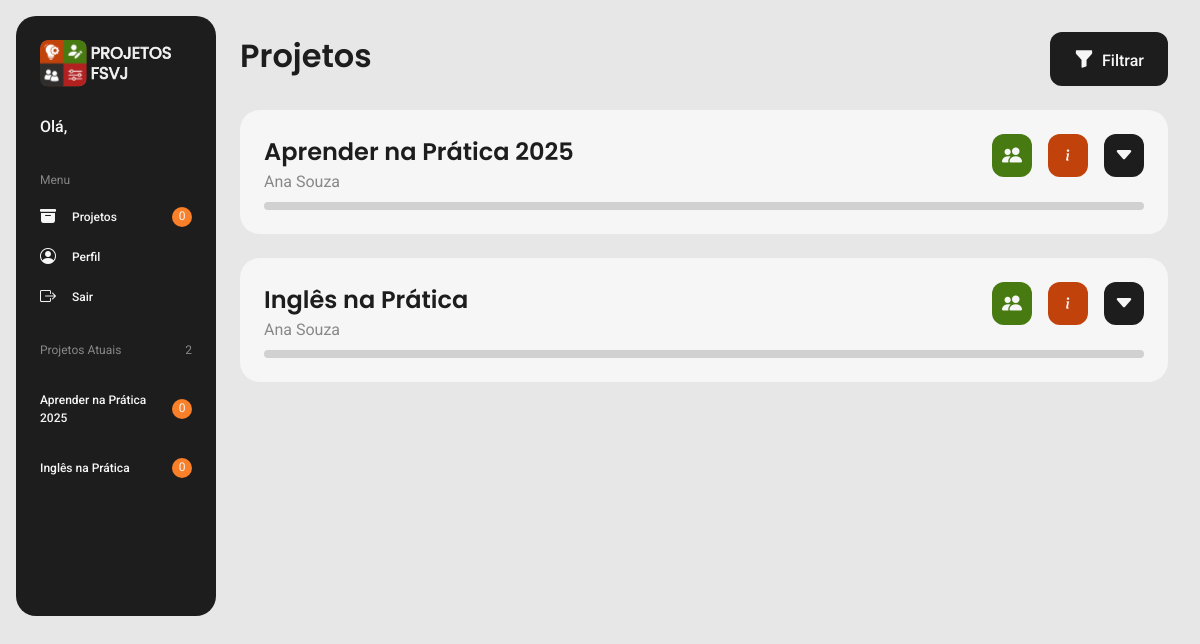
/src/pages/projetos/projetos.php, run on the app's committed database.
### tables this page shows
CREATE TABLE `projetos` (
  `ID_PROJETO` int(11) NOT NULL,
  `NOME` varchar(50) NOT NULL,
  `ESCOPO` mediumtext DEFAULT NULL,
  `DATA_INICIO` date NOT NULL,
  `DATA_TERMINO` date NOT NULL,
  `CRIADO_EM` date DEFAULT curdate(),
  `ID_LOCAL` int(11) DEFAULT NULL,
  `ID_DIRETOR` int(11) NOT NULL,
  `ID_COORDENADOR` int(11) NOT NULL
);

CREATE TABLE `usuarios` (
  `ID_USUARIO` int(11) NOT NULL,
  `NOME` varchar(50) NOT NULL,
  `EMAIL` varchar(50) NOT NULL,
  `SENHA` varchar(50) NOT NULL,
  `HIERARQUIA` enum('DIRETOR','COORDENADOR','VOLUNTÁRIO') NOT NULL,
  `CRIADO_EM` date DEFAULT curdate(),
  `EXCLUIDO` varchar(1) DEFAULT 'N'
);

CREATE TABLE `fases` (
  `ID_FASE` int(11) NOT NULL,
  `NOME` varchar(50) NOT NULL,
  `ESCOPO` mediumtext DEFAULT NULL,
  `ESTADO` enum('NÃO INICIADA','EM ANDAMENTO','CONCLUÍDA') DEFAULT 'NÃO INICIADA',
  `DATA_INICIO` date NOT NULL,
  `DATA_TERMINO` date NOT NULL,
  `ID_PROJETO` int(11) NOT NULL
);

### src/components/navbar.php (shortened to what this page needs)
<?php
    $sql = "SELECT * FROM USUARIOS U WHERE U.ID_USUARIO = '$id_usuario'";
    $query_usuario = $mysqli -> query($sql);
    $row_usuario = $query_usuario -> fetch_assoc();
    $hierarquia = $row_usuario["HIERARQUIA"];
    $nome_usuario = $row_usuario["NOME"];
    $sql = "SELECT * FROM TAREFAS T INNER JOIN USUARIOS_TAREFAS UT ON T.ID_TAREFA = UT.ID_TAREFA INNER JOIN FASES F ON T.ID_FASE = F.ID_FASE INNER JOIN PROJETOS P ON F.ID_PROJETO = P.ID_PROJETO WHERE UT.ID_USUARIO = '$id_usuario' AND P.DATA_INICIO <= CURRENT_DATE() AND P.DATA_TERMINO >= CURRENT_DATE()";
    $query_tarefas_atuais = $mysqli -> query($sql);
    $quantidade_tarefas_atuais = $query_tarefas_atuais -> num_rows;
?>
<nav class="nav-container">
    <section class="nav-logo">
        <img class="logo" src="../../assets/images/logo_menu.svg" alt="Logo do software">
    </section>
    <div class="mensagem-usuario">
        <p><?php echo "Olá, ".$nome_usuario; ?></p>
    </div>
    <section class="nav-menu">
        <h2>Menu</h2>
        <ul>
            <li>
                <div class="nav-menu-item">
                    <a href="../projetos/projetos.php?id_usuario=<?php echo $id_usuario; ?>"><i class="bi bi-archive-fill"></i>Projetos</a>
                    <?php if ($hierarquia != "DIRETOR") {echo '<div><span>'.$quantidade_tarefas_atuais.'</span></div>';} ?>
                </div>
            </li>
            <li><a href="../perfil/perfil.php?id_usuario=<?php echo $id_usuario; ?>"><i class="bi bi-person-circle"></i>Perfil</a></li>
            <li><a href="../../../index.php"><i class="bi bi-box-arrow-right"></i>Sair</a></li>
        </ul>
    </section>
    <section class="nav-projetos">
        <h2>Projetos Atuais</h2>
        <?php
            if ($hierarquia == "VOLUNTÁRIO") {
                $sql = "SELECT DISTINCT P.ID_PROJETO, P.NOME FROM PROJETOS P INNER JOIN USUARIOS_PROJETOS UP ON P.ID_PROJETO = UP.ID_PROJETO WHERE UP.ID_USUARIO = '$id_usuario' AND P.DATA_INICIO <= CURRENT_DATE() AND P.DATA_TERMINO >= CURRENT_DATE()";
                $query_projetos_atuais = $mysqli -> query($sql);
                $quantidade_projetos_atuais = $query_projetos_atuais -> num_rows;
            }
            else {
                $sql = "SELECT DISTINCT P.ID_PROJETO, P.NOME FROM PROJETOS P WHERE P.DATA_INICIO <= CURRENT_DATE() AND P.DATA_TERMINO >= CURRENT_DATE()";
                $query_projetos_atuais = $mysqli -> query($sql);
                $quantidade_projetos_atuais = $query_projetos_atuais -> num_rows;
            }
        ?>
        <span><?php echo $quantidade_projetos_atuais;?></span>
        <ul>
            <?php
                while($row_projetos_atuais = $query_projetos_atuais -> fetch_assoc()) {
                    $id_projeto = $row_projetos_atuais["ID_PROJETO"];
                    $nome_projeto = $row_projetos_atuais["NOME"];
                    $sql = "SELECT * FROM TAREFAS T INNER JOIN USUARIOS_TAREFAS UT ON T.ID_TAREFA = UT.ID_TAREFA INNER JOIN FASES F ON T.ID_FASE = F.ID_FASE INNER JOIN PROJETOS P ON F.ID_PROJETO = P.ID_PROJETO WHERE UT.ID_USUARIO = '$id_usuario' AND P.ID_PROJETO = '$id_projeto' AND P.DATA_INICIO <= CURRENT_DATE() AND P.DATA_TERMINO >= CURRENT_DATE()";
                    $query_tarefas_atuais = $mysqli -> query($sql);
                    $quantidade_tarefas_atuais = $query_tarefas_atuais -> num_rows;
                    echo '<li><div class="nav-projetos-item"><p class="nome-projeto">'.$nome_projeto.'</p>'.($hierarquia == "DIRETOR" ? '' : '<div><span>'.$quantidade_tarefas_atuais.'</span></div>').'</div></li>';
                }
            ?>
        </ul>
    </section>
</nav>

### src/components/projeto.php (shortened to what this page needs)
<?php
    if ($hierarquia == "VOLUNTÁRIO") {
        $sql = "SELECT P.ID_PROJETO, P.ID_COORDENADOR, P.NOME FROM PROJETOS P INNER JOIN USUARIOS_PROJETOS UP ON P.ID_PROJETO = UP.ID_PROJETO WHERE UP.ID_USUARIO = '$id_usuario' AND P.DATA_INICIO <= CURRENT_DATE() AND P.DATA_TERMINO >= CURRENT_DATE()";
        $query_projeto = $mysqli -> query($sql);
    }
    else {
        $sql = "SELECT * FROM PROJETOS P";
        $query_projeto = $mysqli -> query($sql);
    }
    while ($row_projeto = $query_projeto -> fetch_assoc()) {
        $id_projeto = $row_projeto["ID_PROJETO"];
        $id_coordenador = $row_projeto["ID_COORDENADOR"];
        $nome_projeto = $row_projeto["NOME"];
        $sql = "SELECT * FROM USUARIOS U WHERE U.ID_USUARIO = '$id_coordenador'";
        $query_coordenador = $mysqli -> query($sql);
        $row_coordenador = $query_coordenador -> fetch_assoc();
        $nome_coordenador = $row_coordenador["NOME"];
        echo '
            <section id="projeto'.$id_projeto.'" class="projeto-container">
                <div class="projeto-header">
                    <div class="titulo-projeto">
                        <h2>'.$nome_projeto.'</h2>
                        <p>'.$nome_coordenador.'</p>
                    </div>
                    <div class="botoes-projeto">
                        '.($hierarquia == "DIRETOR" ? '<button id="btnExcluirProjeto'.$id_projeto.'" onclick="AbrirExcluirProjeto'.$id_projeto.'()"><i class="bi bi-trash3-fill"></i></button>' : '').'
                        '.($hierarquia == "COORDENADOR" ? '<button id="btnAdcionarFase'.$id_projeto.'" onclick="AbrirAdicionarFase'.$id_projeto.'()"><i class="bi bi-plus-lg"></i></button>' : '').'
                        '.($hierarquia == "DIRETOR" ? '<button id="btnEditarProjeto'.$id_projeto.'" onclick="AbrirEditarProjeto'.$id_projeto.'()"><i class="bi bi-sliders"></i></button>' : '').'
                        '.($hierarquia != "VOLUNTÁRIO" ? '<button id="btnParticipantesProjeto'.$id_projeto.'" onclick="AbrirParticipantesProjeto'.$id_projeto.'()"><i class="bi bi-people-fill"></i></button>' : '').'
                        <button onclick="AbrirInformacoesProjeto'.$id_projeto.'()"><i class="bi bi-info"></i></button>
                        <button id="btnExibirFases'.$id_projeto.'" onclick="ExibirFases'.$id_projeto.'()"><i class="bi bi-caret-down-fill"></i></button>
                        <button id="btnEsconderFases'.$id_projeto.'" class="btnEsconderFases" onclick="EsconderFases'.$id_projeto.'()"><i class="bi bi-caret-up-fill"></i></button>
                    </div>
                </div>
                <div class="progresso-container">';
                    $sql = "SELECT * FROM FASES F WHERE F.ID_PROJETO = '$id_projeto'";
                    $query_fase = $mysqli -> query($sql);
                    while ($row_fase = $query_fase -> fetch_assoc()) {
                        $estado_fase = $row_fase["ESTADO"];
                        if ($estado_fase == "Concluída") {
                            echo '<div class="progresso progresso-cheio"></div>';
                        }
                        else {
                            echo '<div class="progresso progresso-vazio"></div>';
                        }
                    }
                echo '</div>
            </section>
            <section id="fasesProjeto'.$id_projeto.'" class="fases-container">';
            echo '</section>
            <script>
                function ExibirFases'.$id_projeto.'() {
                    let fasesProjeto = document.getElementById("fasesProjeto'.$id_projeto.'");
                    let btnExibirFases = document.getElementById("btnExibirFases'.$id_projeto.'");
                    let btnEsconderFases = document.getElementById("btnEsconderFases'.$id_projeto.'");
                    btnExibirFases.style.display = "none";
                    btnEsconderFases.style.display = "block";
                    fasesProjeto.style.display = "block"
                }
                function EsconderFases'.$id_projeto.'() {
                    let fasesProjeto = document.getElementById("fasesProjeto'.$id_projeto.'");
                    let btnExibirFases = document.getElementById("btnExibirFases'.$id_projeto.'");
                    let btnEsconderFases = document.getElementById("btnEsconderFases'.$id_projeto.'");
                    btnExibirFases.style.display = "block";
                    btnEsconderFases.style.display = "none";
                    fasesProjeto.style.display = "none"
                }
            </script>
        ';
    }
?>

### src/pages/projetos/projetos.css (style rules this page uses)
@media (max-width: 1440px) { body { grid-template-columns: 240px 1fr; } }
@media (max-width: 1440px) { .nav-container { height: 600px; } }

### src/styles/components/navbar.css (style rules this page uses)
.nav-container { background-color: var(--g11); margin: 16px 24px 16px 16px; border-radius: 20px; box-sizing: border-box; padding: 24px; }
.nav-logo { margin-bottom: 24px; }
.mensagem-usuario p { color: var(--g1); font-family: 'Roboto'; font-size: 16px; font-weight: var(--medium); line-height: 1.5; margin-bottom: 32px; }
.nav-menu { margin-bottom: 32px; }
.nav-menu ul { display: flex; flex-direction: column; gap: 16px; }
.nav-container h2, .nav-projetos span { font-family: 'Roboto'; font-weight: var(--regular); color: var(--g5); font-size: 12px; line-height: 1.5; margin-bottom: 16px; }
.nav-container li a { display: grid; grid-template-columns: auto 1fr; gap: 16px; color: var(--g1); text-decoration: none; font-family: 'Roboto'; font-weight: var(--medium); color: var(--g1); font-size: 12px; line-height: 1.5; align-items: center; }
.nav-container li a i { font-size: 16px; }
.nav-menu-item, .nav-projetos-item { display: grid; grid-template-columns: 1fr auto; }
.nav-menu-item div, .nav-projetos-item div { width: 20px; height: 20px; border-radius: 20px; background-color: var(--o6); display: flex; justify-content: center; align-self: center; }
.nav-menu-item div span, .nav-projetos-item div span { color: var(--g1); font-size: 12px; line-height: 1.5; font-family: 'Roboto'; }
.nav-projetos { position: relative; }
.nav-projetos > span { position: absolute; top: 0; right: 0; }
.nome-projeto { color: var(--g1); font-family: 'Roboto'; font-size: 12px; font-weight: var(--medium); line-height: 1.5; margin: 16px 0; }

### src/styles/components/projeto.css (style rules this page uses)
.projeto-container { margin-top: 24px; align-items: center; background-color: var(--g1); border-radius: 20px; box-sizing: border-box; padding: 24px; }
.projeto-container h2 { color: var(--g11); font-family: 'Poppins'; font-size: 24px; font-weight: var(--semibold); line-height: 1.5; }
.projeto-container p { color: var(--g5); font-family: 'Roboto'; font-size: 16px; font-weight: var(--regular); line-height: 1.5; }
.projeto-header { display: flex; justify-content: space-between; width: 100%; margin-bottom: 8px; }
.botoes-projeto { display: flex; gap: 16px; align-items:start; }
.botoes-projeto button { font-size: 20px; padding: 10px; border: none; border-radius: 12px; color: var(--g1); cursor: pointer; }
.botoes-projeto button:nth-last-child(-n + 2) { background-color: var(--g11); }
.botoes-projeto button:nth-last-child(3) { background-color: var(--o8); }
.botoes-projeto button:nth-last-child(4) { background-color: var(--gr8); }
.progresso-container { width: 100%; height: 8px; display: flex; gap: 8px; }
.progresso { width: 100%; height: 100%; border-radius: 4px; display: flex; gap: 16px; }
.progresso-vazio { background-color: var(--g3); }

### src/styles/global.css (style rules this page uses)
:root { --g1: #F6F6F6; --g2: #E7E7E7; --g3: #D1D1D1; --g4: #B0B0B0; --g5: #888888; --g6: #6D6D6D; --g8: #4F4F4F; --g10: #3D3D3D; --g11: #1D1D1D; --r7: #D72B2B; --r8: #B22020; --o5: #FB933C; --o6: #F97F29; --o8: #C2420C; --y5: #E69E2A; --y6: #E08520; --gr6: #75C019; --gr7: #5CA010; --gr8: #477A11; --regular: 400; --medium: 500; --semibold: 600; }
* { margin: 0; padding: 0; list-style-type: none; }
body { background-color: var(--g2); display: grid; grid-template-columns: 280px 1fr; height: 100vh; }

### data on the page
projetos: NOME "Aprender na Prática 2025", quantidade_tarefas_atuais "0", ID_COORDENADOR.NOME "Ana Souza"
projetos: NOME "Inglês na Prática", quantidade_tarefas_atuais "0", ID_COORDENADOR.NOME "Ana Souza"

### other printed values
$quantidade_tarefas_atuais "0"
$quantidade_projetos_atuais "2"
